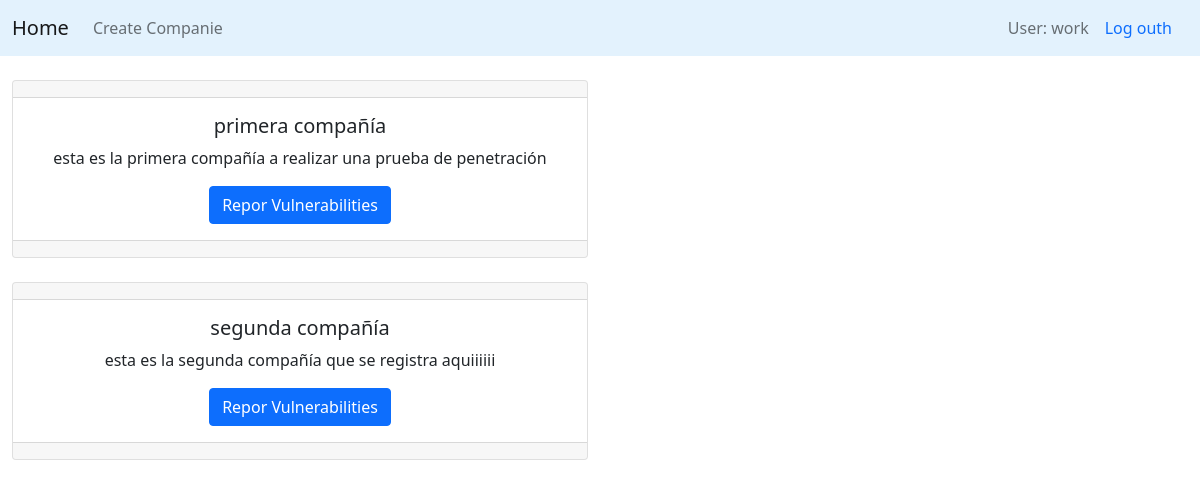
/home/ (signed in), run on an earlier commit of the app's database.
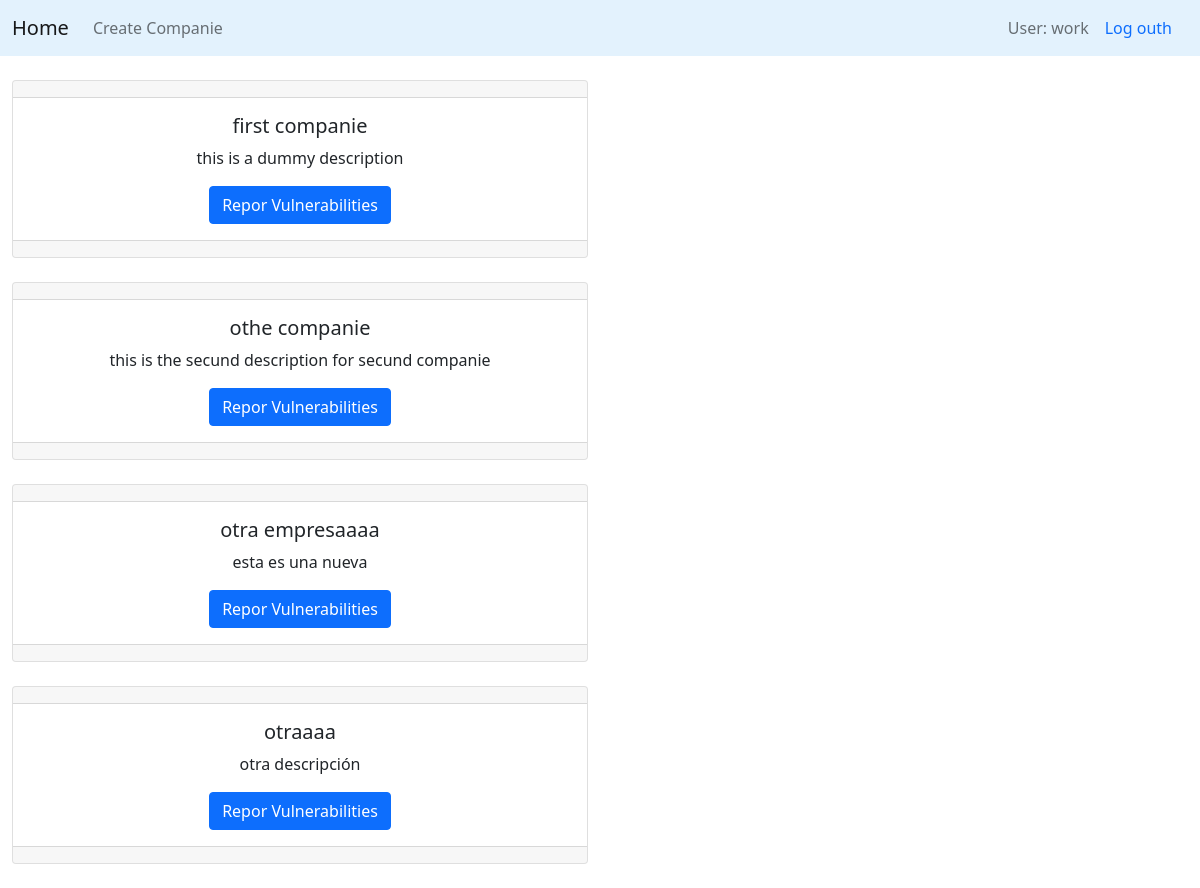
And on a later commit of the database.
### authentication/models.py (models this page shows, shortened)
class Companie(models.Model):
    name = models.CharField(max_length=200)
    description = models.CharField(max_length=500)
    is_tested = models.BooleanField(default=False)
    created_by = models.ForeignKey(User, on_delete=models.CASCADE)

### authentication/views.py (the view)
# urls.py: 2. Add a URL to urlpatterns:  path('', views.home, name='home')
def home(request):
    companie = Companie.objects.filter(created_by=request.user)
    data = []
    labels = []
    for i in list(Vulnerability):
        d = {}
        d['name'] = i.value
        for com in companie:
            c = ReportVulnerability.objects.filter(
                companie=com.id,
                vulnerability=i.value).count()
            d[com.name] = c
            labels.append(com.name)
        data.append(d)
    return render(request, 'dashboard.html', {
        'companie': companie,
        'data': json.dumps(data),
        'labels': json.dumps(list(set(labels)))})

### authentication/templates/dashboard.html (shortened to what this page needs)
{% extends 'home.html' %}
{% block content_two %}
<br>
<div class="container-fluid text-center">
  <div class="row">
    <div class="col-6" >
      {% for c in companie %}
      <div class="card text-center">
        <div class="card-header">
        </div>
        <div class="card-body">
          <h5 class="card-title">{{c.name}}</h5>
          <p class="card-text">{{c.description}}</p>
          <a class="btn btn-primary" href="/companie/{{c.id}}/" role="button">Repor
            Vulnerabilities</a>
        </div>
        <div class="card-footer text-muted">
        </div>
      </div>
      <br>
      {% endfor %}
    </div>
    <div class="col-6">
    </div>
  </div>
</div>
{% endblock %}

### authentication/templates/home.html (shortened to what this page needs)
{% extends 'base.html' %}
{% block content %}
<nav class="navbar navbar-expand-lg navbar-light" style="background-color: #e3f2fd;">
  <div class="container-fluid">
    <a class="navbar-brand" href="/home/">Home</a>
    <div class="collapse navbar-collapse" id="navbarText">
      <ul class="navbar-nav me-auto mb-2 mb-lg-0">
        {% if user.is_authenticated %}
        <li class="nav-item">
          <a class="nav-link" href="/companie/create">Create Companie</a>
        </li>
        {% endif %}
      </ul>
      {% if user.is_authenticated %}
      <span class="navbar-text">
        User: {{user.username}}
      </span>
      <a class="nav-link" href="/logout">Log outh</a>
      {% endif %}
    </div>
  </div>
</nav>
{% block content_two %}
{% endblock %}
{% endblock %}

### authentication/templates/base.html (shortened to what this page needs)
<html>
    <head>
        {% load static %}
        <link href="{% static 'css/bootstrap.min.css' %}" rel="stylesheet" >
        <link rel="stylesheet" href="https://www.cdnjs.cloudflare.com/ajax/libs/morris.js/0.5.1/morris.css" />
    </head>
    <body>
        {% block content %}
        {% endblock %}
    </body>
</html>

What changed in the data, as far as the page shows it:
removed Companie: name "primera compañía", description "esta es la primera compañía a realizar una prueba de penetración"
removed Companie: name "segunda compañía", description "esta es la segunda compañía que se registra aquiiiiii"
added Companie: name "first companie", description "this is a dummy description"
added Companie: name "othe companie", description "this is the secund description for secund companie"
added Companie: name "otra empresaaaa", description "esta es una nueva"
added Companie: name "otraaaa", description "otra descripción"
